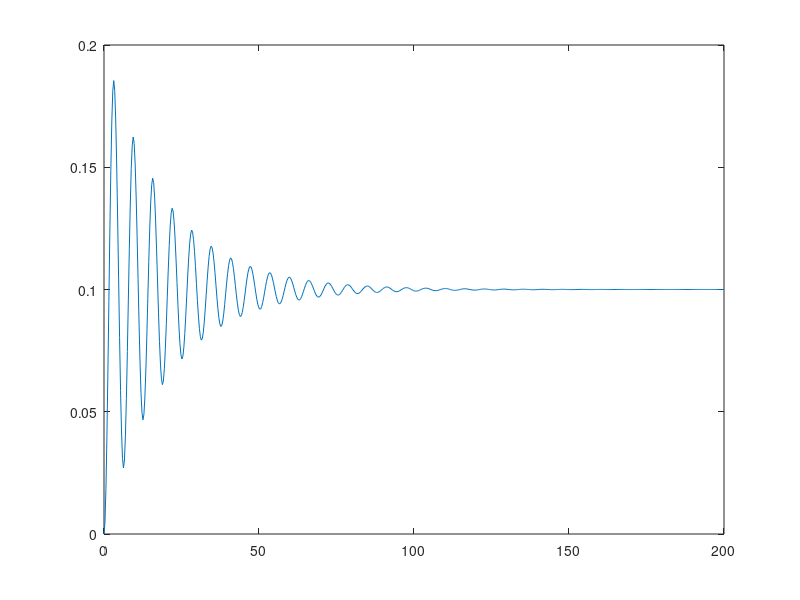
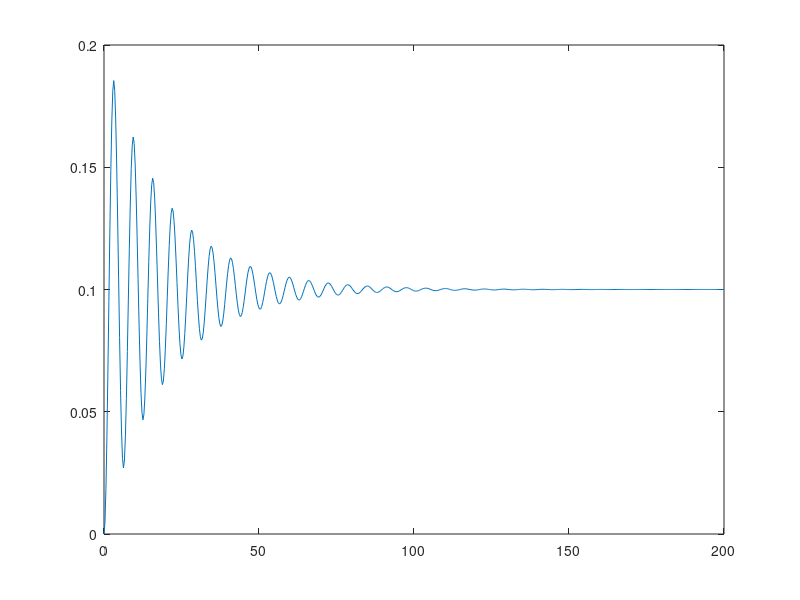
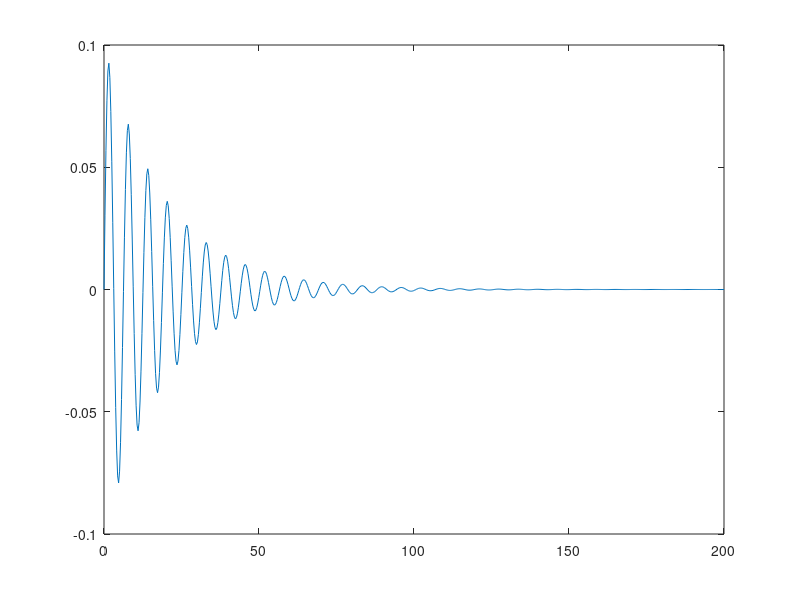
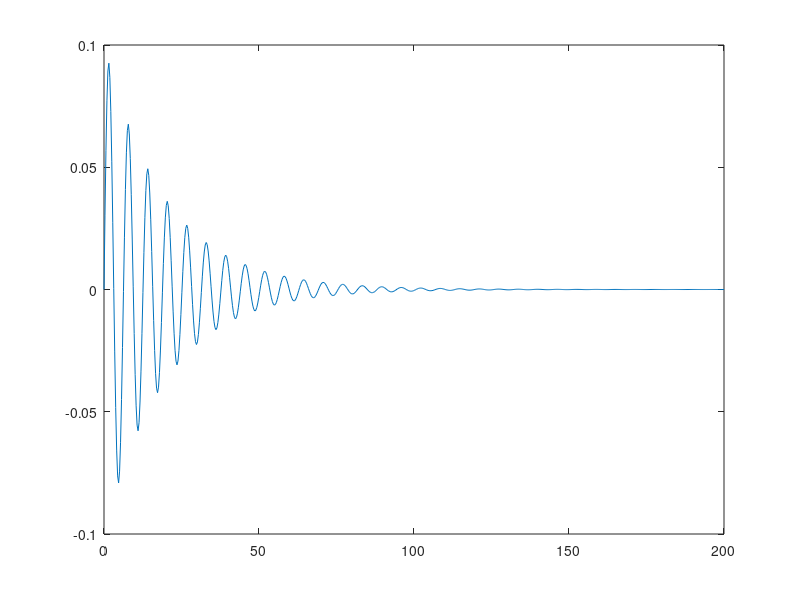

MATLAB code for these plots, in order:
% *************************************************************************
% By        : Jabed-Akhtar (github)
% date      : 01.04.2022
% *************************************************************************
% file      : MSDSystem_eg1.m
% brief     :
% *************************************************************************
% script (this) related infos:
%   - a source used within this script: https://aleksandarhaber.com/introduction-to-matlab-control-system-toolbox/
%   - task-file can be found at location: '../Tasks/MSDSystem_eg1_Task.pdf'
%   - evicences/pics can be found at location: '../docs_images__/MSDSystem_eg1_***.jpg'
% *************************************************************************
% Descriptions:
%   - a Mass-Spring-Damper system
%   - equation: m*x_dot_dot + K_d*x_dot + k_s*x = F
%       => Laplace tf: m*s_2*X(s) + K_d*s*X(s) + k_s*X(s) = F
%           -> TF: W(s) = X(s)/F(s) = 1 / (m*s_2 + K_d*s + k_s)
% *************************************************************************

clc; clear; close all;

%% Variables --------------------------------------------------------------
m = 10;
kd = 1;
ks = 10;

%% Transfer function representation ---------------------------------------
num = 1;
den = [m kd ks];

W = tf(num, den)

%% State-space representation ---------------------------------------------
A = [0 1; -ks/m -kd/m];
B = [0; 1/m];
C = [1 0];
D = 0;
sysSS = ss(A, B, C, D);

%% Step response ----------------------------------------------------------
[step1, timeStep1] = step(W)
[step2, timeStep2] = step(sysSS)
% plotting step response
figure(1)
plot(timeStep1, step1) % is same as step(W)
figure(2)
plot(timeStep2, step2) % is same as step(sysSS)

%% Impulse response -------------------------------------------------------
[impulse1, timeImpulse1] = impulse(W)
[impulse2, timeImpulse2] = impulse(sysSS)
% plotting step response
figure(3)
plot(timeImpulse1, impulse1) % is same as impulse(W)
figure(4)
plot(timeImpulse2, impulse2) % is same as impulse(sysSS)

%% Initial condition response ---------------------------------------------
X0 = [5;5];
[initial1, timeInitial1] = initial(sysSS, X0)
% plotting
figure(5)
plot(timeInitial1, initial1)

%% Response to an arbitrary signal and initial condition ------------------
X0_lsim = [-0.1,-0.1];
timeSignal = 0:0.01:100;
signal = sin(0.5*(timeSignal)) + 2*ones(size(timeSignal));
[signalResponse, timeSignalResponse] = lsim(sysSS, signal, timeSignal, X0_lsim);
% plotting
figure(6)
subplot(2,1,1)
plot(timeSignal, signal)
subplot(2,1,2)
plot(timeSignalResponse, signalResponse)

%% Saving all figures -----
saveas(figure(1), 'MSDSystem_eg1_step1.jpg')
saveas(figure(2), 'MSDSystem_eg1_step2.jpg')
saveas(figure(3), 'MSDSystem_eg1_impulse1.jpg')
saveas(figure(4), 'MSDSystem_eg1_impulse2.jpg')
saveas(figure(5), 'MSDSystem_eg1_initialConditionResponse.jpg')
saveas(figure(6), 'MSDSystem_eg1_ResponseToSineSignal.jpg')


% *************************** END OF FILE *********************************